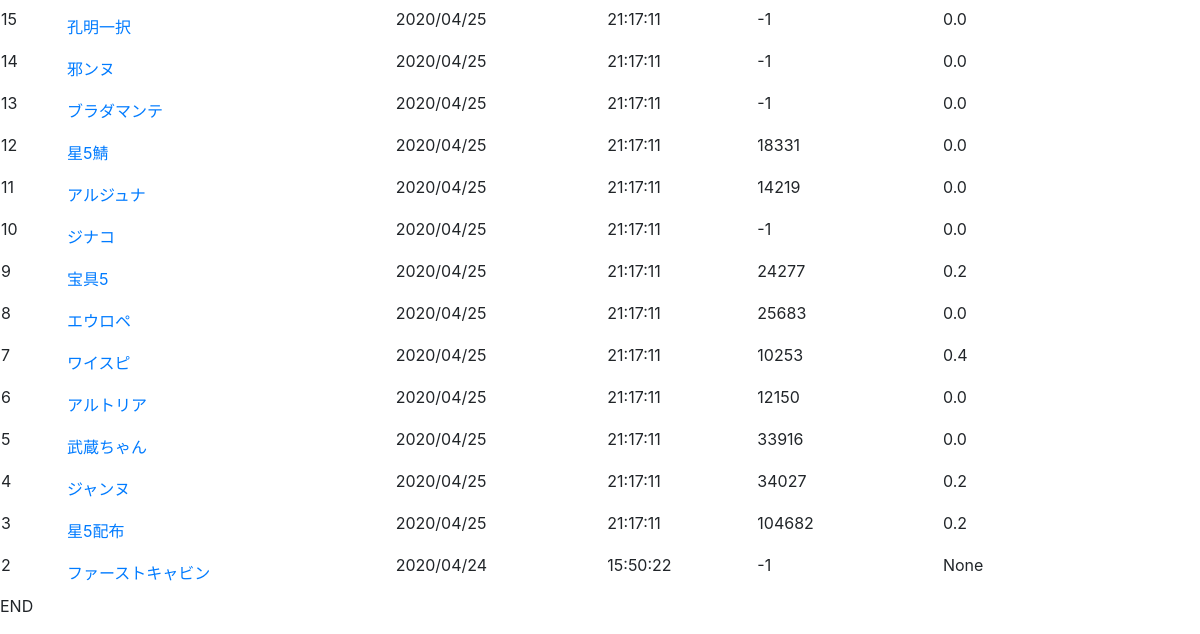
The page /app/trend/ (lower part) on the database as committed earlier.
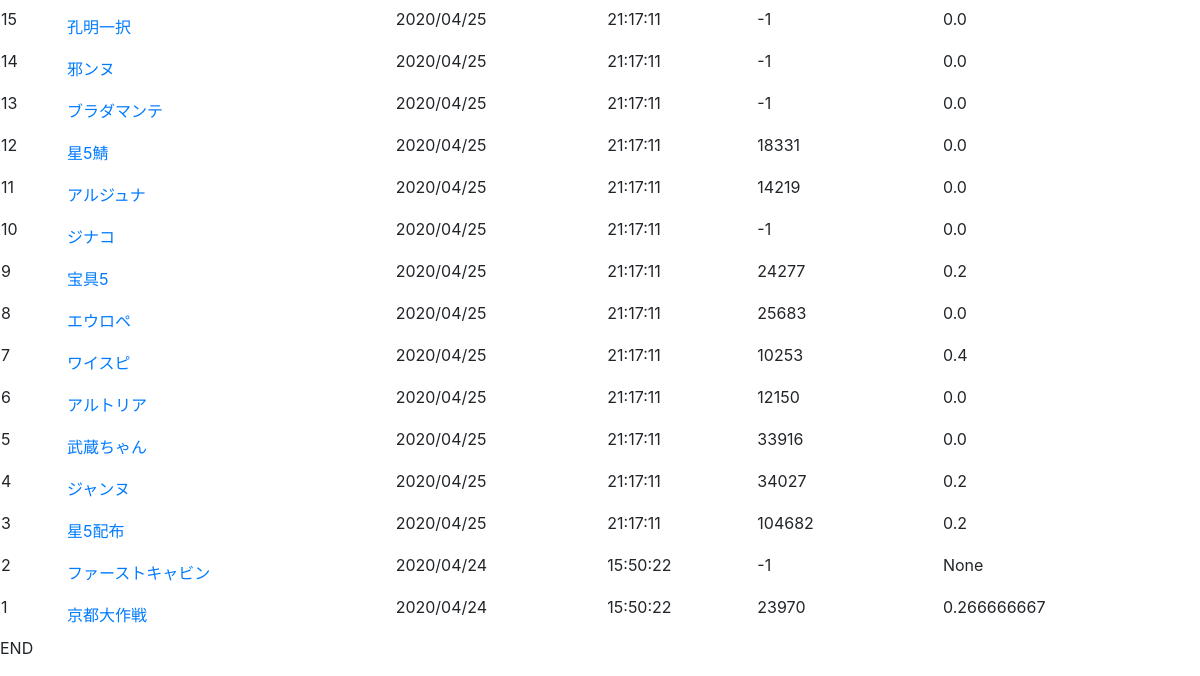
The same page on the database as committed later.
### app/models.py (models this page shows, shortened)
class Trend(models.Model):
    trendword = models.CharField(
        verbose_name = 'トレンドワード',
        max_length = 200,
        blank=True,
        null=True,
    )
    syutokuymd = models.DateField(
        verbose_name='取得日',
        blank=True,
        null=True,
    )
    syutokutime = models.TimeField(
        verbose_name='取得時間',
        blank=True,
        null=True,
    )
    tweetvolume = models.IntegerField(
        verbose_name='ツイート数',
        validators=[validators.MinValueValidator(-1)],
        blank=True,
        null=True,
    )
    avetweetsentimentscore = models.FloatField(
        verbose_name='平均ツイート感情指数',
        blank=True,
        null=True,
    )

### app/views.py (the view, shortened to what this page needs)
# urls.py: path('trend/', views.trend_forms,  name='trend'),
def trend_forms(request):
    message = ''
    trend_list = Trend.objects.all().order_by('-pk')
    form = forms.TrendForm(request.POST or None)
    d = {
        'form': form,
        'message': message,
        'trend_list' : trend_list,
        }
    return render(request, 'app/trend_list.html', d)

### app/templates/app/trend_list.html (shortened to what this page needs)
{% extends "app/_base.html" %}
{% block content %}
  <br>
	<div class="row">
		<div class="col-12">
			<ul class="list-group">
				<table id="tablelist" class="tablesorter">
					{% for trend in trend_list %}
						<tr>
							<td><p>{{ trend.pk }}</p></td>
							<td><a href="{% url 'tweet' trend.pk %}">{{ trend.trendword }}</a></td>
							<td><p>{{ trend.syutokuymd|date:"Y/m/d"}}</p></td>
							<td><p>{{ trend.syutokutime|date:"G:i:s" }}</p></td>
							<td><p>{{ trend.tweetvolume }}</p></td>
							<td><p>{{ trend.avetweetsentimentscore }}</p></td>
						</tr>
				{% empty %}
				<li class="list-group-item">
					対象のデータがありません
				</li>
				{% endfor %}
				</table>
			</ul>
		</div>
	</div>
{% endblock %}

Rows that differ between the two databases and show on the page:
added Trend: pk "1", trendword "京都大作戦", syutokuymd "2020/04/24", syutokutime "15:50:22", tweetvolume "23970", avetweetsentimentscore "0.266666667"
